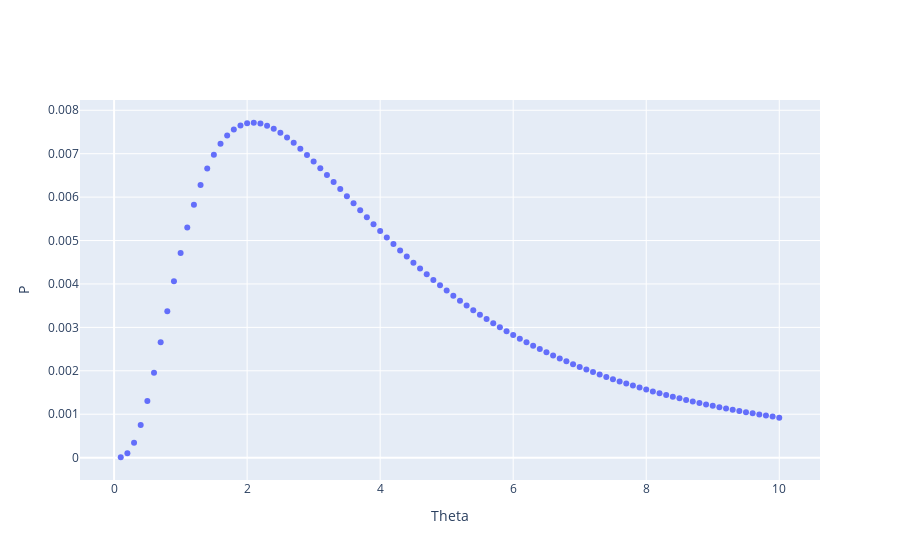

Notebook source saved alongside this figure:
### Code cell
trace1= [go.Scatter(
    y= Browse[0],
    x= range_theta,
    mode= 'markers'
)]


layout= go.Layout(
    xaxis= dict(title= 'Theta'),
    yaxis= dict(title= 'P')
)

Figure= go.Figure(data= trace1, layout= layout)
iplot(Figure)
